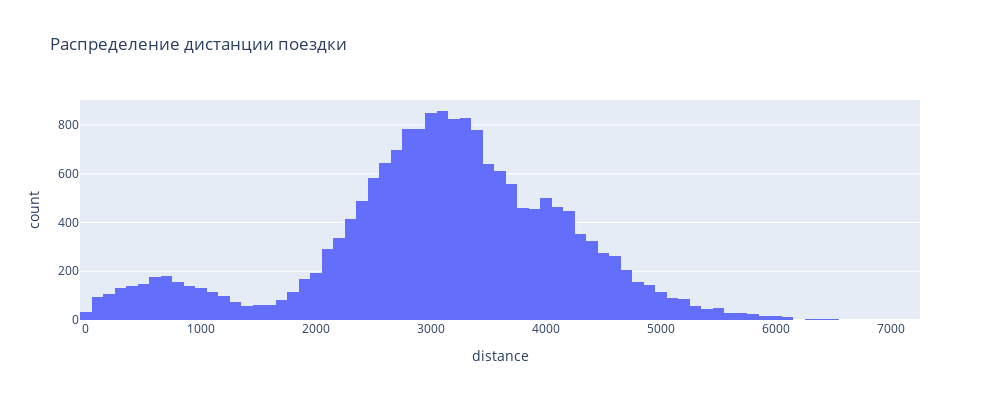

Notebook code for this chart:
### Markdown cell above
В выборке представлены данные о пользователях, минимальный возраст которых - 12 лет, максимальный для пользователей без подписки - 43 года, для пользователей с подпиской чуть ниже - 38 лет. Возраст пользователей с подпиской и без подписки распределен нормально. Пик распределения для пользователей с подпиской - самое часто встречаемое значение возраста - 25 лет. Для пользователей без подписки - 24 года, но отличия не значительные и практически также часто в выборке пользователей без подписки встречаются люди в возрасте 23 и 25 лет. И именно поэтому средний возраст пользователя с подпиской и без подписки одинаков - 25 лет. 

Возрастная категория 21-28 лет - самые активные пользователи сервиса аренды самокатов без подписки.

### Code cell
fig = px.histogram(rides, x='distance',
                   width=1000, height=400,
                   title='Распределение дистанции поездки', nbins=120)
fig

### Figure 1 — Plotly figure (JSON) as saved in the notebook; plotly's stock layout.template omitted (floating-point values rounded to 4 significant figures; data arrays with more than 128 entries replaced by an {"elided": "..."} marker saying what was removed)
{"data": [{"alignmentgroup": "True", "bingroup": "x", "hovertemplate": "distance=%{x}<br>count=%{y}<extra></extra>", "legendgroup": "", "marker": {"color": "#636efa", "pattern": {"shape": ""}}, "name": "", "nbinsx": 120, "offsetgroup": "", "orientation": "v", "showlegend": false, "type": "histogram", "x": {"elided": "18068 float values"}, "xaxis": "x", "yaxis": "y"}], "layout": {"barmode": "relative", "height": 400, "legend": {"tracegroupgap": 0}, "title": {"text": "Распределение дистанции поездки"}, "width": 1000, "xaxis": {"anchor": "y", "domain": [0, 1], "title": {"text": "distance"}}, "yaxis": {"anchor": "x", "domain": [0, 1], "title": {"text": "count"}}}}
